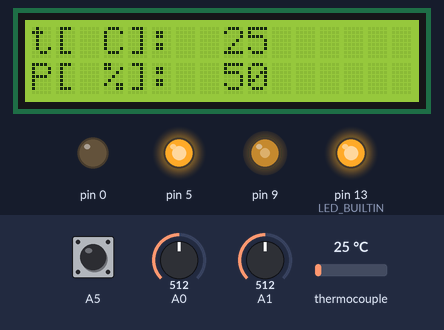
Simulated run of this program. Board: Arduino Uno, built with avr-gcc and run on an emulated ATmega328P. Shown: 16×2 character LCD, output pins drawn as LEDs (lit = HIGH). The test bench sets the inputs (shaded band); at power-on: A5 HIGH, thermocouple 25 °C, A0 = 512, A1 = 512. EEPROM starts erased.

Above: at 1.7 s.
1.8 s: A5 pulled LOW for 0.3 s
At 3.2 s:
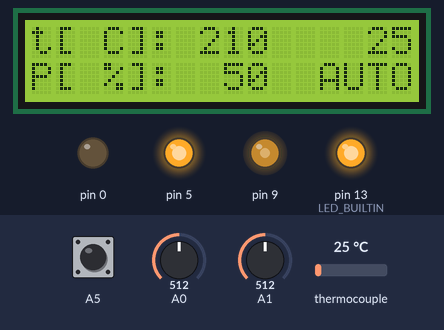
3.6 s: thermocouple set to 208 °C
At 4.5 s:
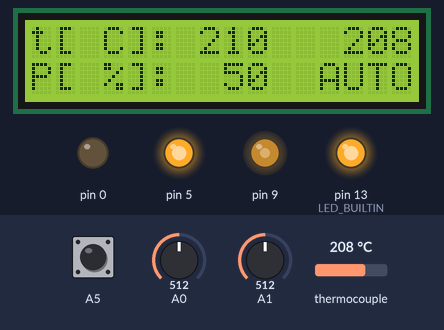
5.6 s: thermocouple set to 217 °C
At 6.3 s:
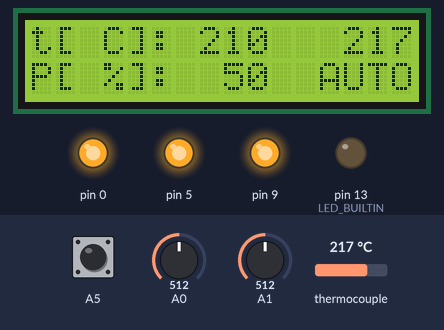
7.1 s: A0 set to 390
At 8.1 s:
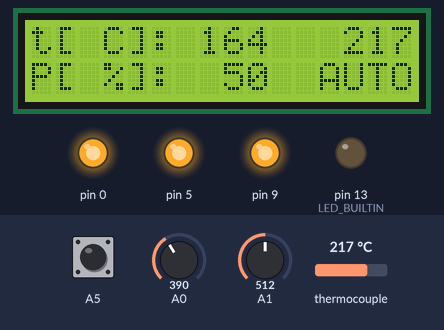
8.6 s: A1 set to 390
At 9.8 s:
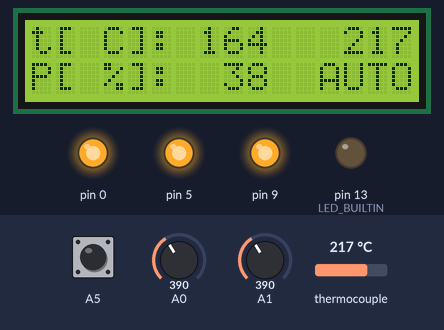
10.1 s: A0 set to 527
At 10.5 s:
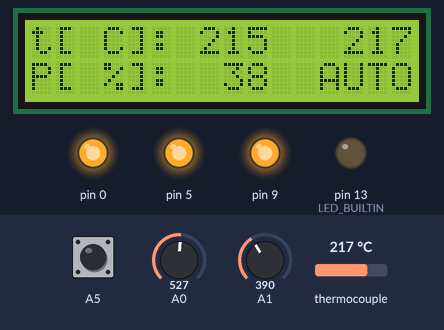
11.6 s: A0 set to 555
Timing chart, 0 to 14.2 s (numbered marks = the images above; inputs shaded):
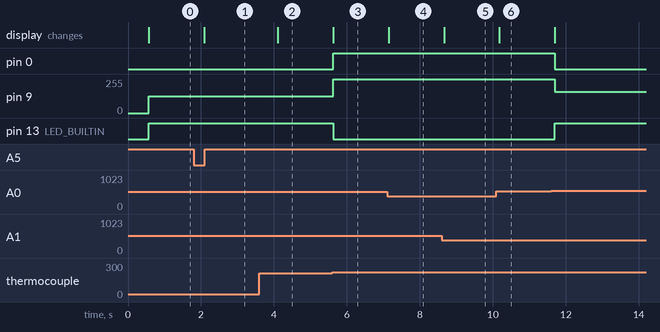

Measured:
- the behaviour switches between 212 and 213 °C on thermocouple (found by bisection; images 2 and 3)
- after the input at 1.8 s, the display: changes after 0.29 s (image 1)
- after the input at 3.6 s, the display: changes after 0.51 s (image 2)
- after the input at 5.6 s, pin 0: LOW → HIGH at once; pin 9: 127/255 → 255/255 at once; pin 13 (LED_BUILTIN): HIGH → LOW at once; the display: changes at once (image 3)
- after the input at 7.1 s, the display: changes after 0.05 s (image 4)
- after the input at 8.6 s, the display: changes after 0.07 s (image 5)
- after the input at 10.1 s, the display: changes after 0.08 s (image 6)
- after the input at 11.6 s, pin 0: HIGH → LOW after 0.10 s; pin 9: 255/255 → 158/255 after 0.10 s; pin 13 (LED_BUILTIN): LOW → HIGH after 0.10 s

The program:

main.cpp
```cpp
#include <EEPROM.h>
#include <LiquidCrystal.h>
#include <max6675.h>

#include "defines.h"
#include "toggle_button.h"

using namespace thermst;

enum Mode { MODE_AUTO = 0, MODE_MANUAL, all_modes_num };

uint16_t current_temperature;
uint16_t target_temperature;
uint16_t current_power_percents{0};
bool heater_on{false};
int mode_code{MODE_AUTO};

MAX6675 thermocouple(pin::TC_SCK, pin::TC_CS, pin::TC_SO);
LiquidCrystal lcd(pin::LCD_RS, pin::LCD_EN, pin::LCD_DB4, pin::LCD_DB5,
                  pin::LCD_DB6, pin::LCD_DB7);
ToggleButton<pin::MODE_BUTTON> mode_button;

void setupDisplay() {
  lcd.begin(LCD_COLS, LCD_ROWS);
  pinMode(pin::LCD_LED, OUTPUT);
  digitalWrite(pin::LCD_LED, HIGH);
}

void updateDisplay() {
  char line_buffer[LCD_COLS];
  lcd.setCursor(0, 0);
  lcd.print("t["
            "\x99"
            "C]: ");

  if (mode_code == MODE_AUTO)
    sprintf(line_buffer, "%3.d %1s %3.d", target_temperature,
            heater_on ? "\x13" : "", current_temperature);
  else
    sprintf(line_buffer, "%3.d      ", current_temperature);

  lcd.setCursor(7, 0);
  lcd.print(line_buffer);

  sprintf(line_buffer, "P[ %%]: %3.d%s", current_power_percents,
          mode_code == MODE_AUTO ? "  AUTO" : "      ");
  lcd.setCursor(0, 1);
  lcd.print(line_buffer);
}

void store() {
  int idx{0};
  EEPROM.write(idx++, mode_code);
}

void restore() {
  int idx{0};
  mode_code = EEPROM.read(idx++);
}

void updateEntities() {
  current_temperature = thermocouple.readCelsius();

  const auto temperature_range_width = MAX_TEMPERATURE - MIN_TEMPERATURE;
  target_temperature =
      MIN_TEMPERATURE + float(analogRead(pin::THERM_PRESET_POTENTIOMETER)) /
                            MAX_ADC_VALUE * temperature_range_width;

  current_power_percents =
      min(analogRead(pin::POWER_PERCENTS_POTENTIOMETER) * 1.f / MAX_ADC_VALUE,
          1.f) *
      100;

  mode_button.update(mode_code, all_modes_num);

  if (mode_code == MODE_AUTO) {
    if (heater_on and
        current_temperature > (target_temperature + TEMPERATURE_HYSTERESIS))
      heater_on = false;
    else if (not heater_on and current_temperature < (target_temperature -
                                                      TEMPERATURE_HYSTERESIS))
      heater_on = true;
  } else
    heater_on = true;
}

void applyRegulation() {
  digitalWrite(pin::RELAY, not heater_on);
  digitalWrite(LED_BUILTIN, heater_on);

  const int pwm_factor = MAX_PWM_VALUE * (1.f - current_power_percents * heater_on / 100.f);
  analogWrite(pin::POWER_CTRL, pwm_factor);
}

void setup() {
  pinMode(LED_BUILTIN, OUTPUT);
  pinMode(pin::RELAY, OUTPUT);
  pinMode(pin::POWER_CTRL, OUTPUT);

  restore();

  setupDisplay();

  delay(500); // wait for the thermocouple to stabilize
}

void loop() {
  const auto prev_mode_code = mode_code;
  updateEntities();
  if (prev_mode_code != mode_code) {
    store();
  }
  applyRegulation();
  updateDisplay();
  delay(500);
}
```

defines.h
```cpp
#pragma once

#include <stdint.h>

namespace thermst
{
    namespace pin
    {
        inline constexpr uint8_t LCD_RS = 6; // 4;
        inline constexpr uint8_t LCD_EN = 7; // 6;
        inline constexpr uint8_t LCD_DB4 = 8;
        inline constexpr uint8_t LCD_DB5 = 10;
        inline constexpr uint8_t LCD_DB6 = 11;
        inline constexpr uint8_t LCD_DB7 = 12;
        inline constexpr uint8_t LCD_LED = 5; // 3;

        inline constexpr uint8_t RELAY = 0;

        inline constexpr uint8_t TC_SCK = 2;
        inline constexpr uint8_t TC_CS = 3;
        inline constexpr uint8_t TC_SO = 4;

        inline constexpr uint8_t THERM_PRESET_POTENTIOMETER = A0;
        inline constexpr uint8_t POWER_PERCENTS_POTENTIOMETER = A1;

        inline constexpr uint8_t POWER_CTRL = 9;

        inline constexpr uint8_t MODE_BUTTON = A5;
    } // namespace pin

    inline constexpr uint8_t LCD_ROWS = 2;
    inline constexpr uint8_t LCD_COLS = 16;

    inline constexpr int MIN_TEMPERATURE = 20; // in CELSIUS
    inline constexpr int MAX_TEMPERATURE = 400;
    inline constexpr int MAX_ADC_VALUE = 1023;
    inline constexpr int MAX_PWM_VALUE = 255;
    inline constexpr int TEMPERATURE_HYSTERESIS = 2;

} // namespace termst
```

toggle_button.h
```cpp
#pragma once

#include <Arduino.h>

template <uint8_t Pin> struct ToggleButton {
  ToggleButton() { pinMode(Pin, INPUT_PULLUP); }
  int update(int &val, int max_val) {
    int current_state = digitalRead(Pin);
    if (last_state == HIGH and current_state == LOW) {
      val = (val + 1) % max_val;
    }
    last_state = current_state;
    return val;
  }

private:
  int last_state;
};
```
